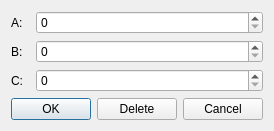
<?xml version="1.0" encoding="UTF-8"?>
<ui version="4.0">
 <class>indiceDialog</class>
 <widget class="QDialog" name="indiceDialog">
  <property name="geometry">
   <rect>
    <x>0</x>
    <y>0</y>
    <width>257</width>
    <height>123</height>
   </rect>
  </property>
  <property name="windowTitle">
   <string>Dialog</string>
  </property>
  <layout class="QVBoxLayout" name="verticalLayout">
   <item>
    <layout class="QFormLayout" name="formLayout">
     <item row="0" column="0">
      <widget class="QLabel" name="aLabel">
       <property name="text">
        <string>A:  </string>
       </property>
       <property name="buddy">
        <cstring>aSpinBox</cstring>
       </property>
      </widget>
     </item>
     <item row="0" column="1">
      <widget class="QSpinBox" name="aSpinBox"/>
     </item>
     <item row="1" column="0">
      <widget class="QLabel" name="bLabel">
       <property name="text">
        <string>B:  </string>
       </property>
       <property name="buddy">
        <cstring>bSpinBox</cstring>
       </property>
      </widget>
     </item>
     <item row="1" column="1">
      <widget class="QSpinBox" name="bSpinBox"/>
     </item>
     <item row="2" column="0">
      <widget class="QLabel" name="cLabel">
       <property name="text">
        <string>C:  </string>
       </property>
       <property name="buddy">
        <cstring>cSpinBox</cstring>
       </property>
      </widget>
     </item>
     <item row="2" column="1">
      <widget class="QSpinBox" name="cSpinBox"/>
     </item>
    </layout>
   </item>
   <item>
    <layout class="QHBoxLayout" name="horizontalLayout">
     <item>
      <widget class="QPushButton" name="OK">
       <property name="text">
        <string>OK</string>
       </property>
      </widget>
     </item>
     <item>
      <widget class="QPushButton" name="Delete">
       <property name="text">
        <string>Delete</string>
       </property>
      </widget>
     </item>
     <item>
      <widget class="QPushButton" name="Cancel">
       <property name="text">
        <string>Cancel</string>
       </property>
      </widget>
     </item>
    </layout>
   </item>
  </layout>
 </widget>
 <tabstops>
  <tabstop>aSpinBox</tabstop>
  <tabstop>bSpinBox</tabstop>
  <tabstop>cSpinBox</tabstop>
  <tabstop>OK</tabstop>
  <tabstop>Cancel</tabstop>
  <tabstop>Delete</tabstop>
 </tabstops>
 <resources/>
 <connections/>
</ui>
